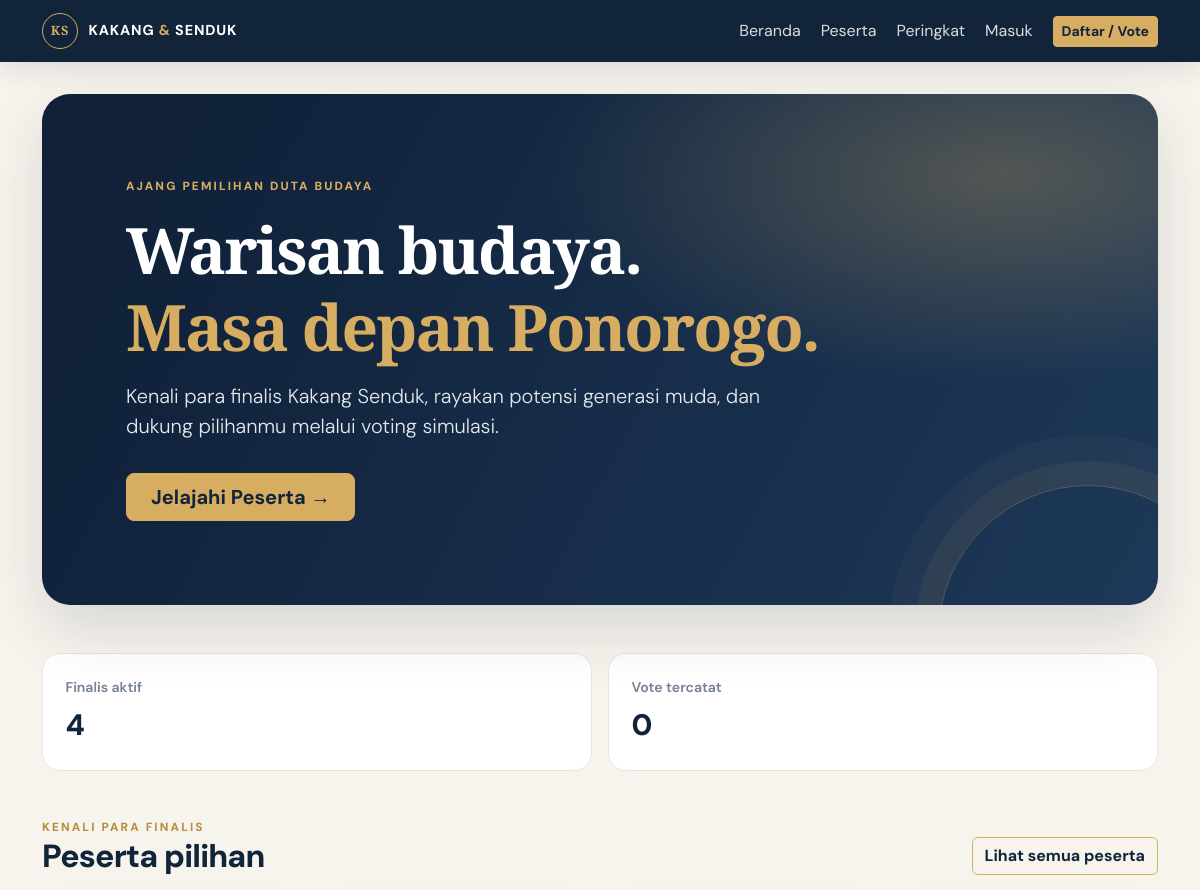
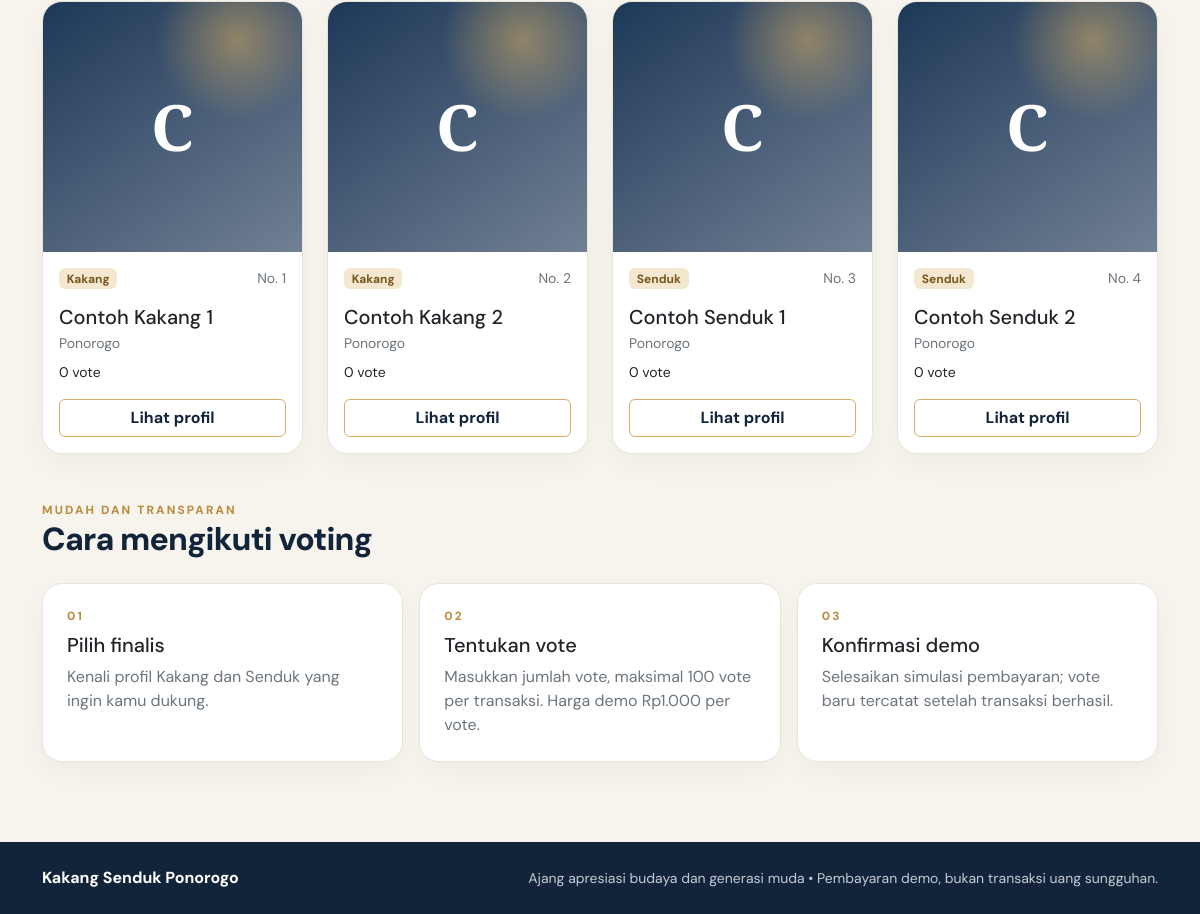
The page / on the database its author committed (2 pictures, top to bottom).
### tables this page shows
CREATE TABLE IF NOT EXISTS participants (
 id INT AUTO_INCREMENT PRIMARY KEY,
 number INT NOT NULL UNIQUE,
 name VARCHAR(120) NOT NULL,
 category ENUM('Kakang','Senduk') NOT NULL,
 origin VARCHAR(120) DEFAULT '',
 bio TEXT,
 photo VARCHAR(255) DEFAULT '',
 active TINYINT(1) NOT NULL DEFAULT 1,
 created_at TIMESTAMP DEFAULT CURRENT_TIMESTAMP
);

### index.php (the view)
<?php
require 'config.php';
require 'partials.php';
$totalVotes = (int)$pdo->query("SELECT COALESCE(SUM(quantity), 0) FROM votes")->fetchColumn();
$activeCount = (int)$pdo->query("SELECT COUNT(*) FROM participants WHERE active = 1")->fetchColumn();
$featured = $pdo->query("
    SELECT p.*, COALESCE(SUM(v.quantity), 0) AS total_vote
    FROM participants p
    LEFT JOIN votes v ON v.participant_id = p.id
    WHERE p.active = 1
    GROUP BY p.id
    ORDER BY total_vote DESC, p.number ASC
    LIMIT 4
")->fetchAll();
header_html('Beranda - Kakang Senduk Ponorogo');
?>
<section class="hero mb-5">
    <div class="eyebrow mb-3">Ajang Pemilihan Duta Budaya</div>
    <h1 class="display-3 mb-3">Warisan budaya.<br><span style="color:var(--gold)">Masa depan Ponorogo.</span></h1>
    <p class="lead hero-copy">Kenali para finalis Kakang Senduk, rayakan potensi generasi muda, dan dukung pilihanmu melalui voting simulasi.</p>
    <a class="btn btn-gold btn-lg mt-3 px-4" href="participants.php">Jelajahi Peserta <span aria-hidden="true">→</span></a>
</section>
<div class="row g-3 mb-5">
    <div class="col-sm-6"><div class="stat"><div class="stat-label">Finalis aktif</div><div class="stat-value"><?= number_format($activeCount) ?></div></div></div>
    <div class="col-sm-6"><div class="stat"><div class="stat-label">Vote tercatat</div><div class="stat-value"><?= number_format($totalVotes) ?></div></div></div>
</div>
<div class="d-flex justify-content-between align-items-end flex-wrap gap-2 mb-3">
    <div><div class="eyebrow">Kenali para finalis</div><h2 class="section-title mb-0">Peserta pilihan</h2></div>
    <a class="btn btn-outline-gold" href="participants.php">Lihat semua peserta</a>
</div>
<?php if ($featured): ?>
    <div class="row g-4 mb-5">
        <?php foreach ($featured as $participant): ?>
            <div class="col-sm-6 col-lg-3">
                <article class="card card-hover h-100 overflow-hidden">
                    <?= participant_photo($participant['photo'], $participant['name'], 'participant-photo') ?>
                    <div class="p-3">
                        <div class="d-flex justify-content-between gap-2"><span class="badge badge-gold"><?= e($participant['category']) ?></span><span class="small text-secondary">No. <?= e($participant['number']) ?></span></div>
                        <h3 class="h5 mt-3 mb-1"><?= e($participant['name']) ?></h3>
                        <p class="small text-secondary mb-2"><?= e($participant['origin']) ?></p>
                        <div class="small mb-3"><?= number_format((int)$participant['total_vote']) ?> vote</div>
                        <a class="btn btn-outline-gold w-100" href="detail.php?id=<?= (int)$participant['id'] ?>">Lihat profil</a>
                    </div>
                </article>
            </div>
        <?php endforeach; ?>
    </div>
<?php else: ?>
    <div class="card empty-state mb-5">Profil peserta akan ditampilkan di sini.</div>
<?php endif; ?>
<div class="eyebrow">Mudah dan transparan</div>
<h2 class="section-title">Cara mengikuti voting</h2>
<div class="row g-3 mt-1">
    <div class="col-md-4"><div class="card card-hover p-4 h-100"><div class="eyebrow">01</div><h3 class="h5 mt-2">Pilih finalis</h3><p class="text-secondary mb-0">Kenali profil Kakang dan Senduk yang ingin kamu dukung.</p></div></div>
    <div class="col-md-4"><div class="card card-hover p-4 h-100"><div class="eyebrow">02</div><h3 class="h5 mt-2">Tentukan vote</h3><p class="text-secondary mb-0">Masukkan jumlah vote, maksimal 100 vote per transaksi. Harga demo Rp1.000 per vote.</p></div></div>
    <div class="col-md-4"><div class="card card-hover p-4 h-100"><div class="eyebrow">03</div><h3 class="h5 mt-2">Konfirmasi demo</h3><p class="text-secondary mb-0">Selesaikan simulasi pembayaran; vote baru tercatat setelah transaksi berhasil.</p></div></div>
</div>
<?php footer_html(); ?>

### partials.php (shortened to what this page needs)
<?php
function header_html($title = 'Kakang Senduk Ponorogo')
{
    ?>
    <!doctype html>
    <html lang="id">
    <head>
        <link href="https://cdn.jsdelivr.net/npm/bootstrap@5.3.3/dist/css/bootstrap.min.css" rel="stylesheet">
        <link rel="stylesheet" href="style.css">
    </head>
    <body>
    <nav class="navbar navbar-expand-lg navbar-dark nav-main sticky-top">
        <div class="container">
            <a class="navbar-brand fw-bold" href="index.php"><span class="brand-mark">KS</span><span class="brand-name">KAKANG <span>&</span> SENDUK</span></a>
            <div class="collapse navbar-collapse" id="nav">
                <div class="navbar-nav ms-auto align-items-lg-center gap-lg-1">
                    <a class="nav-link" href="index.php">Beranda</a>
                    <a class="nav-link" href="participants.php">Peserta</a>
                    <a class="nav-link" href="ranking.php">Peringkat</a>
                    <?php if (logged_in()): ?>
                        <a class="nav-link" href="history.php">Riwayat Vote</a>
                        <?php if ($_SESSION['user']['role'] === 'admin'): ?><a class="nav-link" href="admin.php">Dashboard</a><?php endif; ?>
                        <form method="post" action="logout.php" class="d-inline">
                            <?= csrf_field() ?>
                            <button class="nav-link btn btn-link text-start" type="submit">Keluar</button>
                        </form>
                    <?php else: ?>
                        <a class="nav-link" href="login.php">Masuk</a>
                        <a class="btn btn-gold btn-sm ms-lg-2" href="register.php">Daftar / Vote</a>
                    <?php endif; ?>
                </div>
            </div>
        </div>
    </nav>
    <main class="container page-content">
    <?php
}
function footer_html()
{
    ?>
    </main>
    <footer class="footer mt-5">
        <div class="container py-4 d-flex flex-column flex-md-row justify-content-between align-items-center gap-2">
            <strong>Kakang Senduk Ponorogo</strong>
            <span class="small text-center">Ajang apresiasi budaya dan generasi muda • Pembayaran demo, bukan transaksi uang sungguhan.</span>
        </div>
    </footer>
    </body>
    </html>
    <?php
}

### config.php (shortened to what this page needs)
<?php
function e($value)
{
    return htmlspecialchars((string)$value, ENT_QUOTES | ENT_SUBSTITUTE, 'UTF-8');
}
function logged_in()
{
    return isset($_SESSION['user']['id'], $_SESSION['user']['role']);
}
function participant_photo_url($photo)
{
    $photo = (string)$photo;
    if ($photo === '' || basename($photo) !== $photo || !preg_match('/\A[a-f0-9]{32}\.(jpg|jpeg|png|webp)\z/i', $photo)) {
        return '';
    }
    return 'uploads/participants/' . rawurlencode($photo);
}
function participant_photo($photo, $name, $class = '')
{
    $url = participant_photo_url($photo);
    $initial = function_exists('mb_substr') ? mb_substr((string)$name, 0, 1, 'UTF-8') : substr((string)$name, 0, 1);
    return '<div class="' . e(trim('photo-placeholder ' . $class)) . '" role="img" aria-label="Foto belum tersedia">' . e(strtoupper($initial ?: 'K')) . '</div>';
}

### style.css (style rules this page uses)
:root { --navy: #12243a; --navy-soft: #1d3858; --gold: #d7ad62; --gold-dark: #b98c3f; --cream: #f7f4ed; --ink: #263449; --muted: #748093; --line: #e9e5dc; }
* { box-sizing: border-box; }
html { scroll-behavior: smooth; }
body { background: var(--cream); color: var(--ink); font-family: "DM Sans", system-ui, Arial, sans-serif; }
a { color: var(--gold-dark); }
.nav-main { background: var(--navy); box-shadow: 0 8px 26px #12243a1c; }
.navbar-brand { display: flex; align-items: center; gap: .65rem; letter-spacing: .06em; font-size: .9rem; }
.brand-mark { display: grid; place-items: center; width: 36px; height: 36px; border: 1px solid var(--gold); border-radius: 50%; color: var(--gold); font-family: "Playfair Display", Georgia, serif; font-size: .8rem; }
.brand-name span { color: var(--gold); }
.nav-link { color: #fff !important; opacity: .84; transition: color .2s, opacity .2s; }
.page-content { min-height: calc(100vh - 180px); padding-top: 2rem; padding-bottom: 2rem; animation: page-in .45s ease both; }
.btn-gold { background: var(--gold); border: 1px solid var(--gold); color: var(--navy); font-weight: 700; transition: .2s ease; }
.btn-outline-gold { border: 1px solid var(--gold); color: var(--navy); font-weight: 700; }
.hero { position: relative; overflow: hidden; border-radius: 28px; padding: clamp(2.5rem, 7vw, 6.5rem); color: #fff; background: radial-gradient(ellipse at 86% 16%, #d7ad624d, transparent 34%), linear-gradient(118deg, #102139 10%, #1d3858 100%); box-shadow: 0 24px 60px #12243a24; }
.hero:after { content: ""; position: absolute; width: 300px; height: 300px; right: -80px; bottom: -180px; border: 1px solid #d7ad624d; border-radius: 50%; box-shadow: 0 0 0 24px #d7ad6210, 0 0 0 50px #d7ad620a; }
.hero h1, .auth-brand h1 { font-family: "Playfair Display", Georgia, serif; font-weight: 800; letter-spacing: -.03em; }
.hero-copy { max-width: 650px; color: #e5e9ef; }
.eyebrow { color: var(--gold-dark); font-size: .74rem; font-weight: 800; letter-spacing: .18em; text-transform: uppercase; }
.hero .eyebrow { color: var(--gold); }
.section-title { color: var(--navy); font-weight: 800; letter-spacing: -.025em; }
.card { border: 1px solid #e8e4db; border-radius: 20px; box-shadow: 0 10px 28px #12243a0a; transition: transform .24s ease, box-shadow .24s ease; }
.stat { height: 100%; padding: 1.4rem; border: 1px solid var(--line); border-radius: 18px; background: #fff; }
.stat-label { color: var(--muted); font-size: .88rem; font-weight: 600; }
.stat-value { margin-top: .35rem; color: var(--navy); font-size: 1.85rem; font-weight: 800; }
.badge-gold { background: #f4e8d0; color: #78551c; }
.participant-photo { display: block; width: 100%; height: 250px; object-fit: cover; background: linear-gradient(145deg, #e8dcc4, #c0cbd2); }
.photo-placeholder { display: grid; place-items: center; color: #fff; font-family: "Playfair Display", Georgia, serif; font-size: 4rem; font-weight: 700; background: radial-gradient(circle at 75% 15%, #d7ad6288, transparent 28%), linear-gradient(145deg, #1d3858, #718093); }
.footer { background: var(--navy); color: #fff; }
.footer .small { color: #c4cbd4; }

### rows shown on the page
participants: name "C", category "Kakang", number "1", name "Contoh Kakang 1", origin "Ponorogo", total_vote "0"
participants: name "C", category "Kakang", number "2", name "Contoh Kakang 2", origin "Ponorogo", total_vote "0"
participants: name "C", category "Senduk", number "3", name "Contoh Senduk 1", origin "Ponorogo", total_vote "0"
participants: name "C", category "Senduk", number "4", name "Contoh Senduk 2", origin "Ponorogo", total_vote "0"

### other values the page prints
$activeCount "4"
$totalVotes "0"
